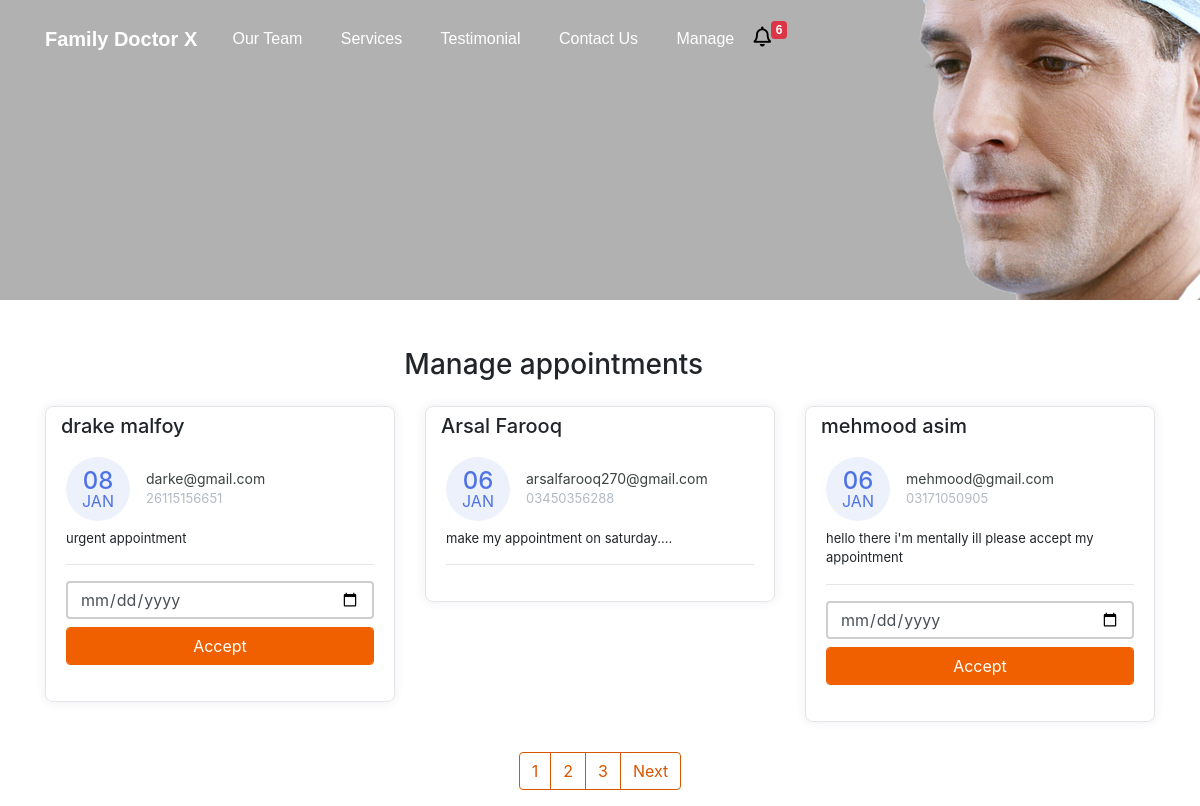
/manage-appointments (signed in), run on the app's committed database.
### doctorapp/models.py (models this page shows, shortened)
class Appointment(models.Model):
    first_name = models.CharField(max_length=50)
    last_name = models.CharField(max_length=50)
    email = models.EmailField()
    number = models.CharField(max_length=20)
    request = models.TextField(blank=True)
    send_date = models.DateField(auto_now_add=True)
    accepted = models.BooleanField(default=False)
    accepted_date = models.DateField(auto_now_add=False, null=True, blank=True)
    class Meta:
        ordering = ["-send_date"]

### doctorapp/views.py (the view, shortened to what this page needs)
# urls.py: path('manage-appointments', ManageAppointmentTemplate.as_view() , name='manage_appointments'),
class ManageAppointmentTemplate(ListView):
    template_name = 'manage-appointments.html'
    model = Appointment
    context_object_name = "appointments"
    login_required = True
    paginate_by = 3
    def get_context_data(self, *args ,**kwargs):
        context = super().get_context_data(*args, **kwargs)
        appointments = Appointment.objects.all()
        context.update({
            'title': "Manage Appointments",
        })
        return context

### doctorapp/context_processors.py (called while the page is built)
def get_notifications(request):
    count = Appointment.objects.filter(accepted=False).count()
    context = {
        'count': count,
    }
    return context

### templates/manage-appointments.html (shortened to what this page needs)
{% extends "base.html" %}
{% block content %}
    <div class="container mt-5">
        <div class="col-11 text-center mt-4 mb-4">
            <h3>
                Manage appointments
            </h3>
        </div>
        <div class="row">
          {% for i in appointments %}
            <div class="col-lg-4">
                <div class="card card-margin">
                    <div class="card-header no-border">
                        <h5 class="card-title">{{i.first_name}} {{i.last_name}}</h5>
                    </div>
                    <div class="card-body pt-0">
                        <div class="widget-49">
                            <div class="widget-49-title-wrapper">
                                <div class="widget-49-date-primary">
                                    <span class="widget-49-date-day">{{i.send_date|date:"d"}}</span>
                                    <span class="widget-49-date-month">{{i.send_date|date:"M"}}</span>
                                </div>
                                <div class="widget-49-meeting-info">
                                    <span class="widget-49-pro-title">{{i.email}}</span>
                                    <span class="widget-49-meeting-time">{{i.number}}</span>
                                </div>
                            </div>
                            <div class="widget-49-meeting-points">
                                <span>{{i.request}}</span>
                            </div>
                            <hr class="w-100">
                            {% if i.accepted == False %}
                              <form method="post" action="{% url "manage_appointments" %}">
                                  <div class="form-group">
                                      <input type="date" name="date" class="form-control mb-2"
                                          placeholder="dd-mm-yyyy" value=""
                                          min="1997-01-01" max="2030-12-31">
                                      <input class="btn-block btn-primary form-control" type="submit" value="Accept">
                                  </div>
                              </form>
                            {% endif %}
                        </div>
                    </div>
                </div>
            </div>
          {% endfor %}
        </div>
        {% if is_paginated %}
          <div class="wrapper">
              <nav aria-label="Page navigation example">
                  <ul class="pagination">
                      {% for number in page_obj.paginator.page_range %}
                        <li class="page-item"><a class="page-link" href="?page={{number}}">{{number}}</a></li>
                      {% endfor %}
                      {% if page_obj.has_next %}
                      <li class="page-item"><a class="page-link" href="?page={{page_obj.prebious_page_number}}">Next</a></li>
                      {% endif %}
                  </ul>
              </nav>
          </div>
        {% endif %}
{% endblock content %}

### static/css/styles.css (style rules this page uses)
.form-control { box-shadow: none !important; outline: none !important; border: 2px solid #cecece; height: 38px; }
.title-box .border,.btn-primary,.back-to-top, .logo i,.question-q-box,.social-circle li a:hover { background-color: #f16000 !important; }
.btn-primary { border: 1px solid #f16000 !important; }

### data on the page
Appointment: first_name "drake", last_name "malfoy", send_date "08", send_date "JAN", email "darke@gmail.com", number "26115156651", request "urgent appointment"
Appointment: first_name "Arsal", last_name "Farooq", send_date "06", send_date "JAN", email "arsalfarooq270@gmail.com", number "03450356288", request "make my appointment on saturday...."
Appointment: first_name "mehmood", last_name "asim", send_date "06", send_date "JAN", email "mehmood@gmail.com", number "03171050905", request "hello there i'm mentally ill please accept my appointment"

### other printed values
{{ count }} "6"
{{ number }} "1" "2" "3"
